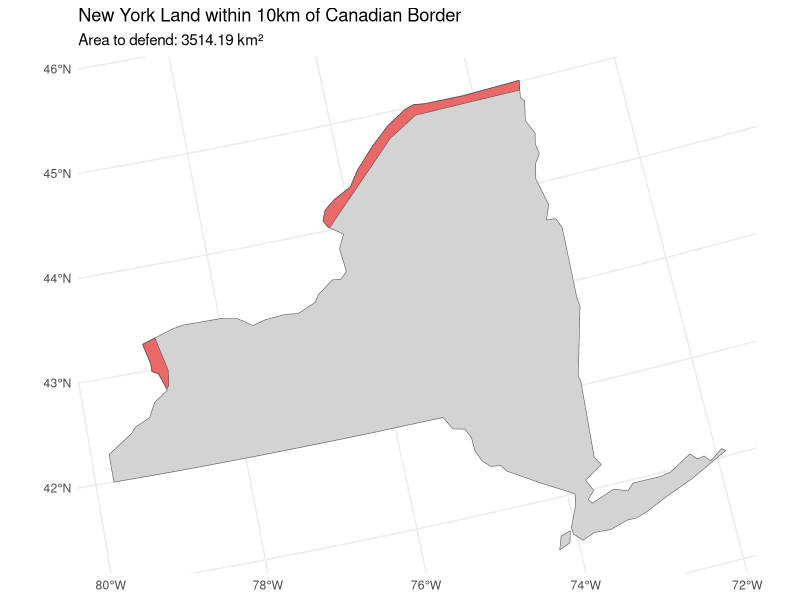
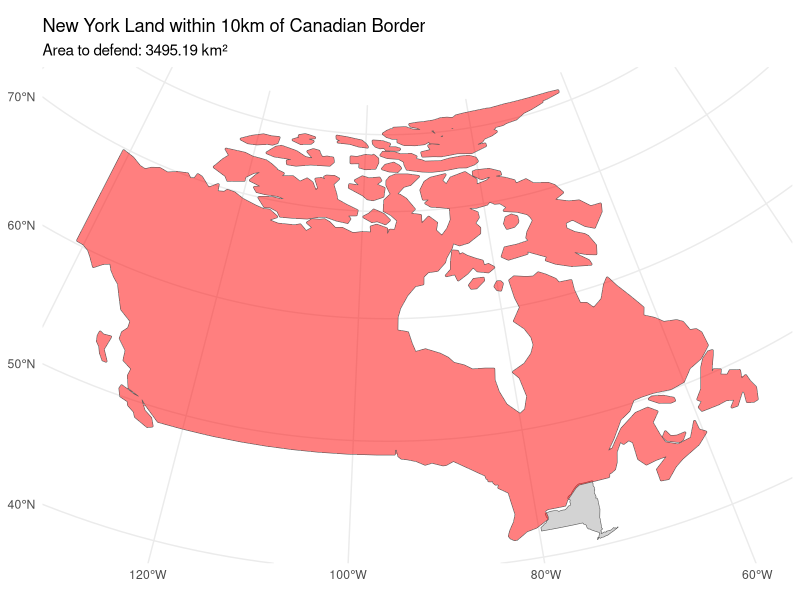

Generate these figures, in order, with R:
# Load required libraries
install.packages("spData")
library(sf)
library(tidyverse)
library(spData)
library(units)

# Load datasets
data(world)
data(us_states)

# Define Albers Equal Area projection
albers <- "+proj=aea +lat_1=29.5 +lat_2=45.5 +lat_0=37.5 +lon_0=-96 +x_0=0 +y_0=0 +ellps=GRS80 +datum=NAD83 +units=m +no_defs"

# Transform data to Albers projection
world_albers <- st_transform(world, albers)
states_albers <- st_transform(us_states, albers)

# Extract New York and Canada
ny <- states_albers %>% 
  filter(NAME == "New York")

canada <- world_albers %>%
  filter(name_long == "Canada")

# Create 10km buffer around Canadian border
canada_buffer <- st_buffer(canada, dist = 10000)

# Intersect buffer with NY to get land within 10km of border
ny_buffer <- st_intersection(ny, canada_buffer)

# Calculate area
area_km2 <- st_area(ny_buffer) %>%
  set_units(km^2) %>%
  round(2)

# Plot the result
ggplot() +
  geom_sf(data = ny, fill = "lightgray") +
  geom_sf(data = ny_buffer, fill = "red", alpha = 0.5) +
  theme_minimal() +
  ggtitle("New York Land within 10km of Canadian Border",
          subtitle = paste0("Area to defend: 3514.19 km²"))



















#Second Try 
#Load datasets

data("world")
data("us_states")

#Create Albers for transformation 
albers <- "+proj=aea +lat_1=29.5 +lat_2=45.5 +lat_0=37.5 +lon_0=-96 +x_0=0 +y_0=0 +ellps=GRS80 +datum=NAD83 +units=m +no_defs"

# Transform data to Albers projection
world_albers <- st_transform(world, albers)  #start from world since we are using world 
states_albers <- st_transform(us_states, albers)

#Now transform the data to albers 
canada <- world_albers%>% #easier to remove from the projected dataset to avoid error in geos_op2_geom
  filter(name_long == "Canada")

# Create 10km buffer around Canadian border
canada_buffer <- st_buffer(canada, dist = 10000)


#Filter Us_states to remain only New York 
ny <- states_albers %>% #easier to remove from the projected dataset to avoid error in geos_op2_geom
  filter(NAME == 'New York')

#Intersect buffer with NY to get land within 10km of border
ny_buffer <- st_intersection(ny, canada_buffer)

#(finally escaped the geo problem)

ggplot() + 
  geom_sf(data = ny, fill = "lightgray") +
  geom_sf(data = canada_buffer, fill = "red", alpha = 0.5) +
  theme_minimal() +
  ggtitle("New York Land within 10km of Canadian Border", subtitle = "Area to defend: 3495.19 km²")
  
  
  #calculate area 
  area_km2 <- st_area(ny_buffer) %>%
  set_units(km^2) %>%
  round(2)
  
  area_km2
  
